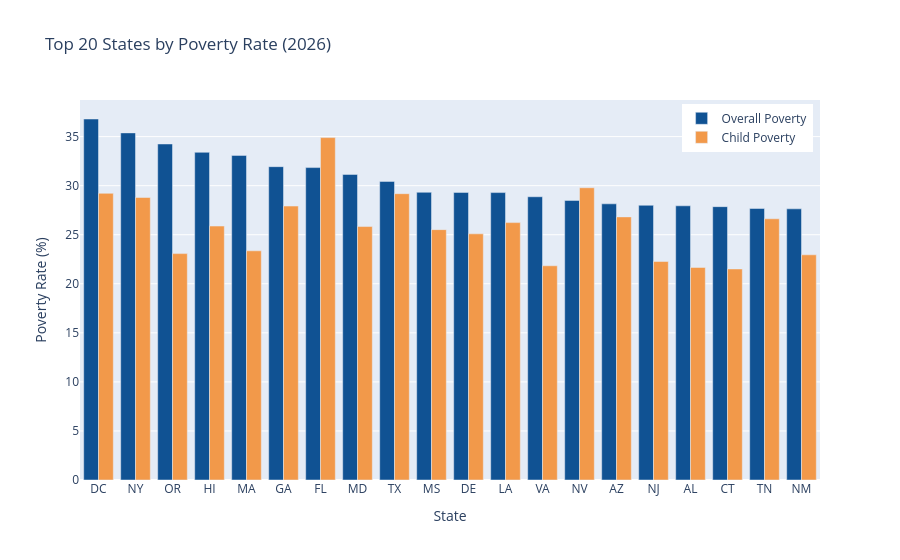

Notebook cell for this chart:
### Code cell
# Visualization: Bar chart of poverty rates
df_plot = df_sorted.head(20)  # Top 20 highest poverty

fig = go.Figure()

fig.add_trace(go.Bar(
    name="Overall Poverty",
    x=df_plot["state"],
    y=df_plot["poverty_rate_pct"],
    marker_color="#105293",
))

fig.add_trace(go.Bar(
    name="Child Poverty",
    x=df_plot["state"],
    y=df_plot["child_poverty_rate_pct"],
    marker_color="#F2994A",
))

fig.update_layout(
    title=f"Top 20 States by Poverty Rate ({ANALYSIS_YEAR})",
    xaxis_title="State",
    yaxis_title="Poverty Rate (%)",
    barmode="group",
    legend=dict(yanchor="top", y=0.99, xanchor="right", x=0.99),
)

fig.show()

### Figure 1 — Plotly figure (JSON) as saved in the notebook; plotly's stock layout.template omitted (floating-point values rounded to 4 significant figures)
{"data": [{"marker": {"color": "#105293"}, "name": "Overall Poverty", "type": "bar", "x": ["DC", "NY", "OR", "HI", "MA", "GA", "FL", "MD", "TX", "MS", "DE", "LA", "VA", "NV", "AZ", "NJ", "AL", "CT", "TN", "NM"], "y": [36.8, 35.38, 34.25, 33.4, 33.09, 31.94, 31.84, 31.15, 30.44, 29.33, 29.31, 29.29, 28.87, 28.5, 28.15, 28.0, 27.95, 27.86, 27.68, 27.64]}, {"marker": {"color": "#F2994A"}, "name": "Child Poverty", "type": "bar", "x": ["DC", "NY", "OR", "HI", "MA", "GA", "FL", "MD", "TX", "MS", "DE", "LA", "VA", "NV", "AZ", "NJ", "AL", "CT", "TN", "NM"], "y": [29.22, 28.8, 23.08, 25.88, 23.36, 27.92, 34.9, 25.83, 29.18, 25.52, 25.09, 26.24, 21.84, 29.79, 26.82, 22.27, 21.67, 21.51, 26.63, 22.95]}], "layout": {"barmode": "group", "legend": {"x": 0.99, "xanchor": "right", "y": 0.99, "yanchor": "top"}, "title": {"text": "Top 20 States by Poverty Rate (2026)"}, "xaxis": {"title": {"text": "State"}}, "yaxis": {"title": {"text": "Poverty Rate (%)"}}}}
